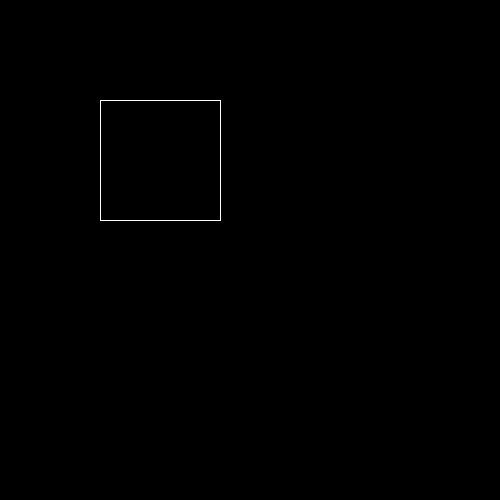
Frame 1 (no input)
Frame 60 (the mouse pressed at the canvas centre just before this capture): identical to frame 1, image omitted
Frame 120 (the mouse held since frame 60 and released just before this capture): identical to frame 1, image omitted

The Processing sketch that drew this single still picture (run headless with seeded random() and noise(); from frame 60 on, the mouse is pressed at the canvas centre):

// Processing sketch: H09OPDR4
// ── H09OPDR4.pde


void setup() {
  size(500, 500);
  background(255, 255, 255);
}

void draw() {
 background(0,0,0);
 //rect(100,100,120,120);
 stroke(255,255,255);
 vierkant(100,100,120,120);
}

void vierkant(int x, int y, int w, int h) {
  //top line
  line(x,y,x+w,y);
  //bottom line
  line(x,y+h,x+w,y+h);
  //left line
  line(x,y,x,y+h);
  //right line
  line(x+w,y,x+w,y+h);
}
